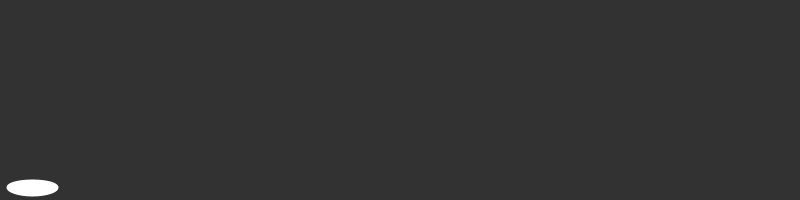
Frame 1 (no input)
Frame 60 (the mouse pressed at the canvas centre just before this capture): blank canvas, image omitted
Frame 120 (the mouse held since frame 60 and released just before this capture): blank canvas, image omitted

The Processing sketch that drew this single still picture (run headless with seeded random() and noise(); from frame 60 on, the mouse is pressed at the canvas centre):

// Processing sketch: Exercise_2_7_Lift_Force
// ── Exercise_2_7_Lift_Force.pde
Mover mover;
Liquid liquid;

void setup() {
  size(800, 200);
  mover = new Mover(5, 30, height * .95);
  mover.velocity = new PVector(5, 0);
  liquid = new Liquid(0, 0, width, height, 0.1, 0.44);
}

void draw() {
  background(255);
  liquid.display();
  
  PVector dragForce = liquid.drag(mover);
  PVector liftForce = liquid.lift(mover);
  PVector gravity = new PVector(0, 0.1 * mover.mass);
  
  mover.applyForce(dragForce);
  mover.applyForce(liftForce);
  mover.applyForce(gravity);

  mover.update();
  mover.display();
}
// ── Liquid.pde
// The Nature of Code
// Daniel Shiffman
// http://natureofcode.com

// Liquid class 
class Liquid {


  // Liquid is a rectangle
  float x, y, w, h;
  // Coefficient of drag
  float c1;
  // Coefficient of lift
  float c2;

  Liquid(float x_, float y_, float w_, float h_, float c1_, float c2_) {
    x = x_;
    y = y_;
    w = w_;
    h = h_;
    c1 = c1_;
    c2 = c2_;
  }

  // Is the Mover in the Liquid?
  boolean contains(Mover m) {
    PVector l = m.position;
    return l.x > x && l.x < x + w && l.y > y && l.y < y + h;
  }

  // Calculate drag force
  PVector drag(Mover m) {
    // Magnitude is coefficient * speed squared
    float speed = m.velocity.mag();    
    float dragMagnitude = c1 * speed * speed;

    // Direction is inverse of velocity
    PVector dragForce = m.velocity.get();
    dragForce.mult(-1);

    // Scale according to magnitude
    // dragForce.setMag(dragMagnitude);
    dragForce.normalize();
    dragForce.mult(dragMagnitude);   
    
    float area = map(m._width, 10, 60, .3, 5);
    dragForce.mult(area);
    
    return dragForce;
  }
  
  // http://www.engineeringtoolbox.com/lift-drag-fluid-flow-d_1657.html
  // FL = 1/2 cL ρ v2 A   
  PVector lift(Mover m) {     
    float speed = m.velocity.mag();
    float liftMagnitude = c2 * speed * speed;
    
    // Lift direction is perpendicular to velocity
    PVector velocityForce = m.velocity.get();
    PVector liftForce = new PVector(velocityForce.y, velocityForce.x);
    liftForce.mult(-1);
    
    liftForce.normalize();
    liftForce.mult(liftMagnitude);   
    
    //float area = map(m._height, 10, 60, .3, 5);
    //liftForce.mult(m._height);   
    
    return liftForce;
  }

  void display() {
    noStroke();
    fill(50);
    rect(x, y, w, h);
  }
}
// ── Mover.pde
class Mover {
  // position, velocity, and acceleration 
  PVector position;
  PVector velocity;
  PVector acceleration;

  // Mass is tied to size
  float mass;
  
  float _width;
  float _height;
  
  Mover(float m, float x, float y) {
    mass = m;
    _width = mass * 10;
    _height = mass * 3;
    position = new PVector(x, y);
    velocity = new PVector(0, 0);
    acceleration = new PVector(0, 0);
  }
  
  // Newton's 2nd law: F = M * A
  // or A = F / M
  void applyForce(PVector force) {
    // Divide by mass 
    PVector f = PVector.div(force, mass);
    // Accumulate all forces in acceleration
    acceleration.add(f);
  }

  void update() {
    // Velocity changes according to acceleration
    velocity.add(acceleration);
    // position changes by velocity
    position.add(velocity);
    // We must clear acceleration each frame
    acceleration.mult(0);
  }

  // Draw Mover
  void display() {
    strokeWeight(2);
    stroke(255);
    fill(255);  
    ellipse(position.x, position.y, _width, _height); 
  }
  
  void checkEdges() {
    if(position.x + _width/2 >= width || position.y + _height/2 >= height) {
       noLoop(); 
    }
  }
}
